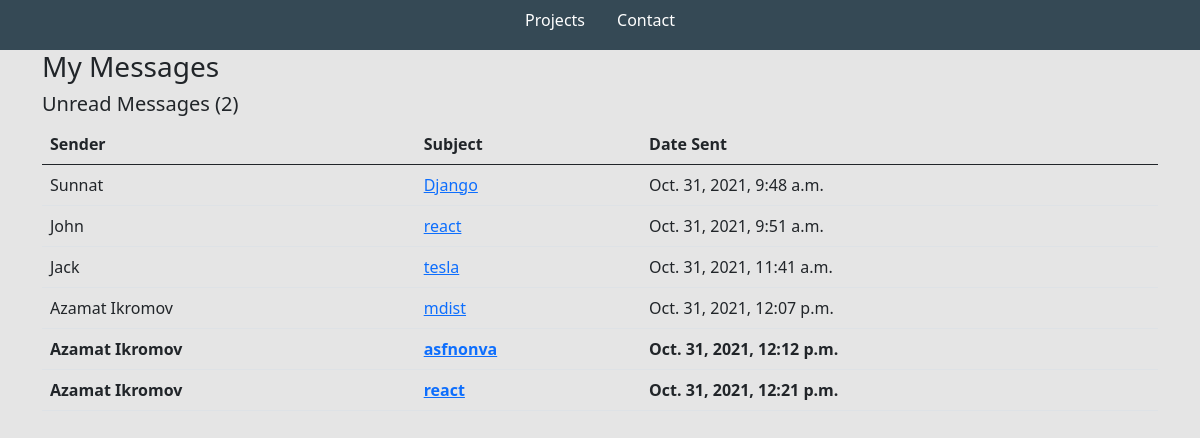
Screenshot of /inbox/ with the database file from the repository.
### base/models.py (models this page shows, shortened)
class Message(models.Model):
    name = models.CharField(max_length=200,null=True)
    email = models.CharField(max_length=200,null=True)
    subject = models.CharField(max_length=200,null=True)
    body = models.TextField()
    is_read = models.BooleanField(default=False)
    created = models.DateTimeField(auto_now_add=True)
    id = models.UUIDField(default=uuid.uuid4, unique=True,primary_key=True, editable=False)

### base/views.py (the view)
# urls.py: path('inbox/', views.inboxPage, name="inbox"),
def inboxPage(request):
    inbox = Message.objects.all().order_by('-is_read')
    unreadCount = Message.objects.filter(is_read=False).count()
    context = {
        'inbox':inbox,
        'unreadCount': unreadCount,
    }
    return render(request, 'base/inbox.html', context)

### base/templates/base/inbox.html
{% extends 'base/main.html' %}
{% load static %}
{% block content %}
<div class="container">
    <h3>My Messages</h3>
    <h5>Unread Messages ({{unreadCount}})</h5>
    <table class="table">
        <thead>
            <tr>
                <th>Sender</th>
                <th>Subject</th>
                <th>Date Sent</th>
            </tr>
        </thead>
        <tbody>
            {% for message in inbox %}
            {% if  message.is_read %}
            <tr>
                {% else %}
            <tr style="font-weight: 900">
                {% endif %}
                <td>{{message.name}}</td>
                <td><a href="{% url 'message' message.id %}">{{message.subject}}</a></td>
                <td>{{message.created}}</td>
            </tr>
            {% endfor %}
        </tbody>
    </table>
</div>
{% endblock %}

### static/styles/main.css (style rules this page uses)
body { background-color: #e5e5e5; }

### rows the page displays
Message: name "Sunnat", subject "Django", created "Oct. 31, 2021, 9:48 a.m."
Message: name "John", subject "react", created "Oct. 31, 2021, 9:51 a.m."
Message: name "Jack", subject "tesla", created "Oct. 31, 2021, 11:41 a.m."
Message: name "Azamat Ikromov", subject "mdist", created "Oct. 31, 2021, 12:07 p.m."
Message: name "Azamat Ikromov", subject "asfnonva", created "Oct. 31, 2021, 12:12 p.m."
Message: name "Azamat Ikromov", subject "react", created "Oct. 31, 2021, 12:21 p.m."

### other values shown
{{ unreadCount }} "2"
